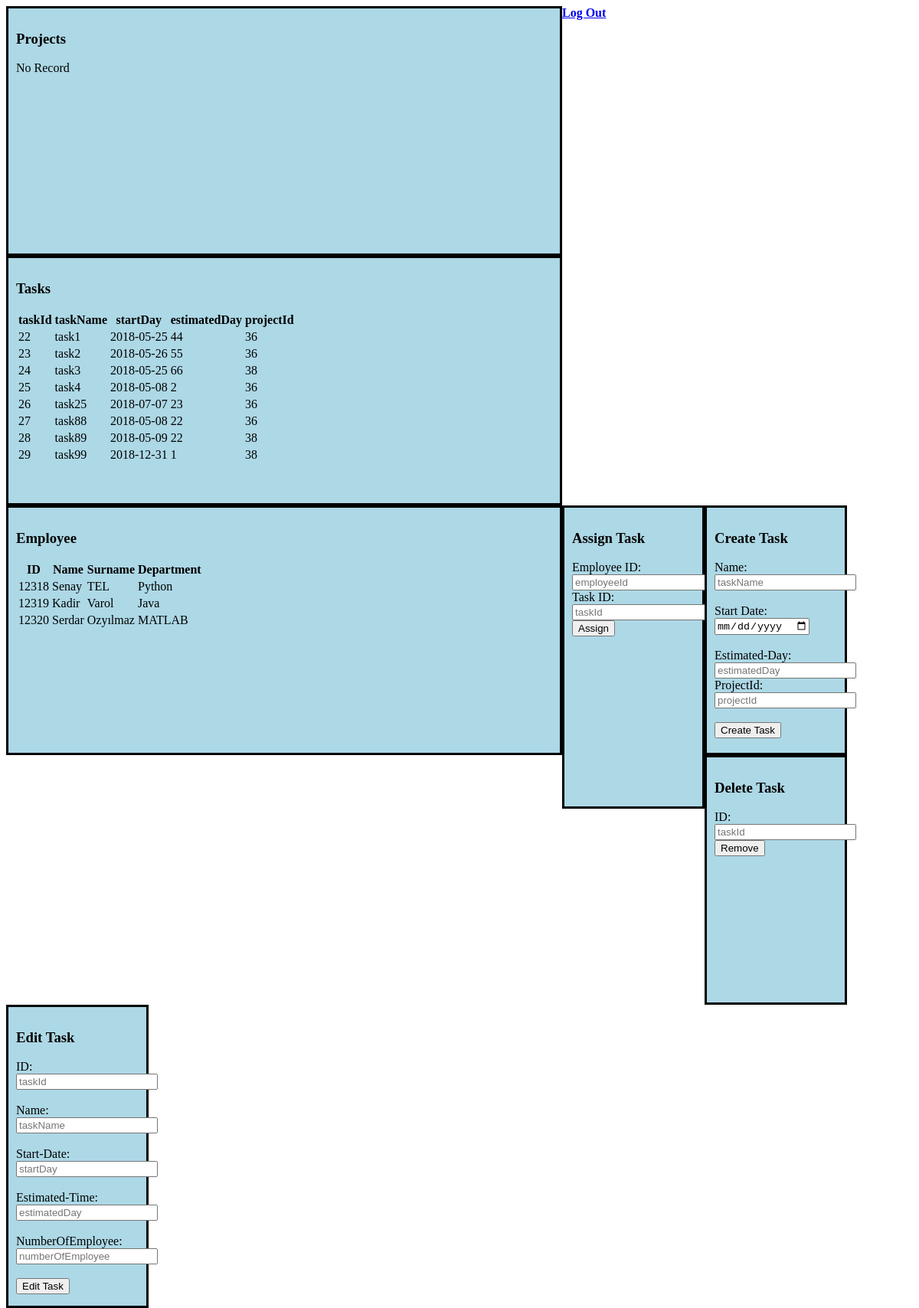
/code/manager.php, run on the app's committed database.
### tables this page shows
CREATE TABLE `tasks` (
  `taskId` int(11) NOT NULL AUTO_INCREMENT,
  `taskName` varchar(45) NOT NULL,
  `startDate` varchar(45) NOT NULL,
  `estimatedDay` int(11) NOT NULL,
  `projectId` varchar(45) NOT NULL,
  PRIMARY KEY (`taskId`)
);

CREATE TABLE `employee` (
  `employeeId` int(11) NOT NULL AUTO_INCREMENT,
  `name` varchar(45) NOT NULL,
  `surname` varchar(45) NOT NULL,
  `department` varchar(45) NOT NULL,
  PRIMARY KEY (`employeeId`)
);

### code/manager.php (the view, shortened to what this page needs)
<?php
global $connect;
$employee = array();
if ($results = $connect->query("SELECT * FROM employee")) {
		if ($results->num_rows) {
			while ($row = $results->fetch_object()) {
				$employee[] = $row;
			}
		}
}
$projects = array();
$tasks = array();
if ($results = $connect->query("SELECT taskId,taskName,tasks.startDate,tasks.estimatedDay,tasks.projectId FROM projects
inner join managerproject
 on projects.projectId=managerproject.projectId
inner join users
 on users.id=managerproject.managerId
 inner join tasks
 on projects.projectId=tasks.projectId")) {
		if ($results->num_rows) {
			while ($row = $results->fetch_object()) {
				$tasks[] = $row;
			}
		}
}
else{
	echo "<script>console.log( 'Debug Objects: " . $string2 . "' );</script>";
}
?>
<!DOCTYPE html>
<html>
<head>
	<link href="b.css" rel="stylesheet" type="text/css">
</head>
<body>
<div id="projectTable">
	<h3>Projects</h3>
	<?php
	if (!count($projects)) {
		echo "No Record";
	}
	?>
</div>
<div id="taskTable">
	<h3>Tasks</h3>
	<?php
	if (!count($tasks)) {
		echo "No Record";
	} else {
	?>
	<table>
		<thead>
			<tr>
				<th>taskId</th>
				<th>taskName</th>
				<th>startDay</th>
				<th>estimatedDay</th>
				<th>projectId</th>
			</tr>
		</thead>
		<tbody>
			<?php
			foreach ($tasks as $r) {
			?>
			<tr>
				<td><?php echo $r->taskId; ?></td>
				<td><?php echo $r->taskName; ?></td>
				<td><?php echo $r->startDate; ?></td>
				<td><?php echo $r->estimatedDay; ?></td>
				<td><?php echo $r->projectId; ?></td>
			</tr>
			<?php
			}
			?>
		</tbody>
	</table>
	<?php
	}
	?>
</div>
<div id="employeeTable">
        <h3>Employee</h3>
	<?php
	if (!count($employee)) {
		echo "No Record";
	} else {
	?>
	<table>
		<thead>
			<tr>
				<th>ID</th>
				<th>Name</th>
				<th>Surname</th>
				<th>Department</th>
			</tr>
		</thead>
		<tbody>
			<?php
			foreach ($employee as $r) {
			?>
			<tr>
				<td><?php echo $r->employeeId; ?></td>
				<td><?php echo $r->name; ?></td>
				<td><?php echo $r->surname; ?></td>
				<td><?php echo $r->department; ?></td>
			</tr>
			<?php
			}
			?>
		</tbody>
	</table>
</div>
<div id="assignTask">
	<h3>Assign  Task</h3>
        <form action="assignTask.php" method="post">
            Employee ID:<br />
            <input type="text" name="employeeId" placeholder="employeeId" />
            <br />Task ID:<br />
            <input type="text" name="taskId" placeholder="taskId" />
            <input type="submit" name="assignment" value="Assign" />
        </form>
        <?php
			}
		?>
</div>
<div id="createTask">
	<h3>Create Task</h3>
        <form action="createTask.php" method="post">
            Name:<br />
            <input type="text" name="taskName" placeholder="taskName" />
            <br /><br />
            Start Date:<br />
            <input type="date" name="startDate" placeholder="startDate" />
            <br /><br />
            Estimated-Day:<br />
            <input type="text" name="estimatedDay" placeholder="estimatedDay" />
            ProjectId:<br />
            <input type="text" name="projectId" placeholder="projectId" />
            <br /><br />
            <input type="submit" value="Create Task" />
        </form>
</div>
<div id="deleteTask">
    <h3>Delete Task</h3>
        <form action="deleteTask.php" method="post">
            ID:<br />
            <input type="text" name="taskId" placeholder="taskId" />
            <input type="submit" value="Remove" />
        </form>
</div>
<div id="editTask">
    <h3>Edit Task</h3>
        <form action="editTask.php" method="post">
        	ID:<br />
            <input type="text" name="taskId" placeholder="taskId" />
            <br /><br />
            Name:<br />
            <input type="text" name="taskName" placeholder="taskName" />
            <br /><br />
            Start-Date:<br />
            <input type="text" name="startDay" placeholder="startDay" />
            <br /><br />
            Estimated-Time:<br />
            <input type="text" name="estimatedDay" placeholder="estimatedDay" />
            <br /><br />
            NumberOfEmployee:<br />
            <input type="text" name="numberOfEmployee" placeholder="numberOfEmployee" />
            <br /><br />
            <input type="submit" value="Edit Task" />
        </form>
</div>
	<b id="logout"><a href="logout.php">Log Out</a></b>
</body>
</html>

### code/b.css (style rules this page uses)
#employeeTable { width:700px; height:300px; margin:0 auto; float:left; padding:10px; background-color:lightblue; border-style: solid; }
#projectTable { width:700px; height:300px; margin:0 auto; float:left; padding:10px; background-color:lightblue; border-style: solid; }
#taskTable { width:700px; height:300px; margin:0 auto; float:left; padding:10px; background-color:lightblue; border-style: solid; }
#createTask { width:160px; height:300px; margin:0 auto; float:left; padding:10px; background-color:lightblue; border-style: solid; }
#deleteTask { width:160px; height:300px; margin:0 auto; float:left; padding:10px; background-color:lightblue; border-style: solid; }
#editTask { width:160px; height:370px; margin:0 auto; float:left; padding:10px; background-color:lightblue; border-style: solid; }
#assignTask { width:160px; height:370px; margin:0 auto; float:left; padding:10px; background-color:lightblue; border-style: solid; }

### data on the page
tasks: taskId "22", taskName "task1", startDate "2018-05-25", estimatedDay "44", projectId "36"
tasks: taskId "23", taskName "task2", startDate "2018-05-26", estimatedDay "55", projectId "36"
tasks: taskId "24", taskName "task3", startDate "2018-05-25", estimatedDay "66", projectId "38"
tasks: taskId "25", taskName "task4", startDate "2018-05-08", estimatedDay "2", projectId "36"
tasks: taskId "26", taskName "task25", startDate "2018-07-07", estimatedDay "23", projectId "36"
tasks: taskId "27", taskName "task88", startDate "2018-05-08", estimatedDay "22", projectId "36"
tasks: taskId "28", taskName "task89", startDate "2018-05-09", estimatedDay "22", projectId "38"
tasks: taskId "29", taskName "task99", startDate "2018-12-31", estimatedDay "1", projectId "38"
employee: employeeId "12318", name "Senay", surname "TEL", department "Python"
employee: employeeId "12319", name "Kadir", surname "Varol", department "Java"
employee: employeeId "12320", name "Serdar", surname "Ozyılmaz", department "MATLAB"
